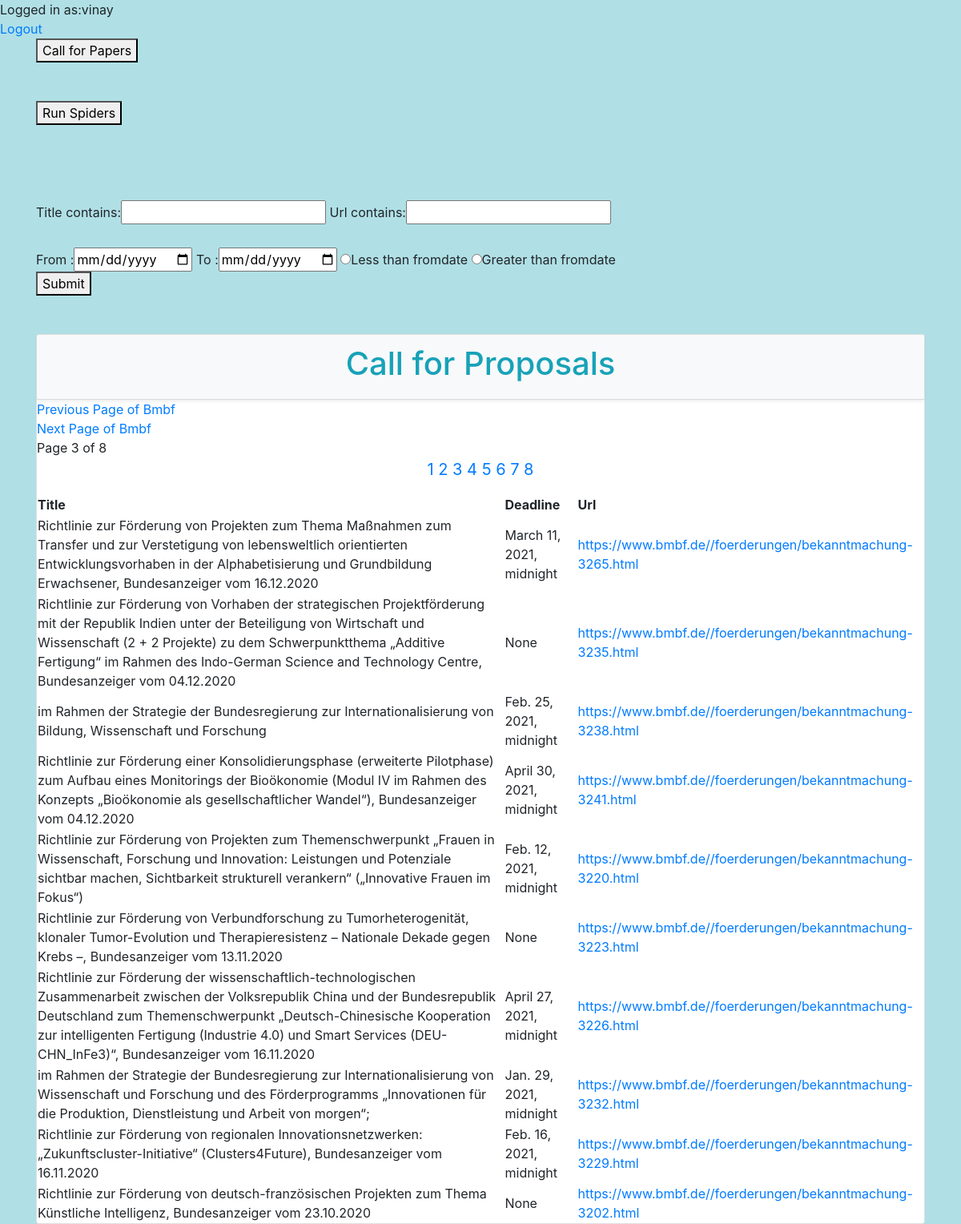
The app's page /dashboard/?page=3 (signed in) with its own data.
### questions/models.py (models this page shows)
class Bmbf_model(models.Model):
    Title = models.CharField(max_length=1024)
    Dates = models.DateTimeField(null='True')
    Url = models.CharField(max_length=1024)
    Deadline =models.DateTimeField(null='True')

### questions/views.py (the view)
# urls.py: path('dashboard/',views.get_Call_for_Proposals, name="dashboard"),#views function
@cache_control(no_cache=True, must_revalidate=True, no_store=True)
@login_required(login_url='login_url')
def get_Call_for_Proposals(request):#used for searching with filter
                count = 0
                Restart = request.GET.get('Restart')#Restarting the server
                Restartagain = request.GET.get('Restartagain')
                if Restart:
                    import random
                    import string
                    reading_file = open(
                        "C:/Users/Vinay/PycharmProjects/callspiderproj/scrapy_django/questions/views.py", "r")
                    letters = string.ascii_lowercase
                    random_comments = "#" + ''.join(random.choice(letters) for i in range(10))
                    print(random_comments)
                    n = random.random()
                    list_of_lines = reading_file.readlines()
                    x = "Line2\n"
                    list_of_lines[1000] = random_comments
                    reading_file = open(
                        "C:/Users/Vinay/PycharmProjects/callspiderproj/scrapy_django/questions/views.py", "w")
                    reading_file.writelines(list_of_lines)
                    reading_file.close()
                    contextwiki = dict()
                    contextwiki['contextwiki'] = Wiki_model.objects.all()
                    contextwiki = OrderFilter(request.GET, queryset=Wiki_model.objects.all())
                    contextBmbf = dict()
                    contextBmbf['contextBmbf'] = Bmbf_model.objects.all()
                    contextBmbf = OrderFilter1(request.GET, queryset=Bmbf_model.objects.all())
                    stuff_items = Bmbf_model.objects.values('Title', 'Url', 'Deadline').distinct()[::-1]
                    stuff_items1 = Wiki_model.objects.values('Title', 'Where', 'Url', 'Deadline').distinct()[::-1]
                    paginator = Paginator(stuff_items, 10)
                    p1 = Paginator(stuff_items1, 10)
                    page_num = request.GET.get('page', 1)
                    try:
                        page = paginator.page(page_num)
                    except EmptyPage:
                        page = paginator.page(1)
                    buttons=1
                    context = {
                        'contextwiki': contextwiki,
                        'contextBmbf': contextBmbf,
                        'contextpage': page,
                        'buttons': buttons,
                    }
                    return render(request, 'dashboard.html', context)  # till here
                else:
                    buttons = 0
                    contextwiki = dict()
                    contextwiki['contextwiki'] = Wiki_model.objects.all()
                    contextwiki = OrderFilter(request.GET, queryset=Wiki_model.objects.all())
                    contextBmbf = dict()
                    contextBmbf['contextBmbf'] = Bmbf_model.objects.all()
                    contextBmbf = OrderFilter1(request.GET, queryset=Bmbf_model.objects.all())
                    stuff_items = Bmbf_model.objects.values('Title', 'Url', 'Deadline').distinct()[::-1]
                    stuff_items1 = Wiki_model.objects.values('Title', 'Where', 'Url', 'Deadline').distinct()[::-1]
                    paginator = Paginator(stuff_items, 10)
                    p1 = Paginator(stuff_items1, 10)
                    page_num = request.GET.get('page', 1)
                    try:
                        page = paginator.page(page_num)
                    except EmptyPage:
                        page = paginator.page(1)
                    context = {
                        'contextwiki': contextwiki,
                        'contextBmbf': contextBmbf,
                        'contextpage': page,
                        'buttons': buttons,
                    }
                    return render(request, 'dashboard.html', context)  # till here

### templates/dashboard.html (shortened to what this page needs)
{% extends "index.html" %}
{% load static %}
{% block content %}
<div>Logged in as:{{user.username}}</div>
<a href="{% url 'logout' %}">Logout</a>
<div class="container">
    <form method="get" action="/Call_for_Papers">
        <button type="submit" >Call for Papers</button>
    </form>
    <br><br>
<form method="get" >
         <button id ="buttons" type="submit"   value="Restart" onclick="myFunction()" name="Restart" >Run Spiders</button>
     </form>
</div>
<head>
</head>
<body>
<div id="div1" class="show">
  </div>
</body>
<br/><br/>
                <div class="container">
                        <form method="get" action="/Call_for_Proposals_Search_Result">
                            {{ contextBmbf.form }}
                            <br><br>
                            <div>
                            From :<input type="date" name="fromdate"/>
                             To :<input type="date" name="todate"/>
                            <input value="Lesserdates" type="radio" name="extremes">Less than fromdate
                            <input value="Greaterdates" type="radio" name="extremes">Greater than fromdate
                               </div>
                            <button type="submit" >Submit</button>
                        </form>
                </div>
<br/><br/>
   <div class="container">
                <form class="card">
                    <div class="card-header shadow-sm bg-light">
                        <h1 class="display-6 text-info" align="center" > Call for Proposals </h1>
                    </div>
                    <form method ="GET">
                    <table>
                        <tr>
                            <th>Title</th>
                            <th>Deadline</th>
                            <th>Url</th>
                        </tr>
        {% if contextpage.has_previous %}
        <a href="{% url 'dashboard' %}?page={{contextpage.previous_page_number}}"> Previous Page of Bmbf </a>
        {% endif %}
           {% if contextpage.has_next %}
        <a href="{% url 'dashboard' %}?page={{contextpage.next_page_number}}">Next Page of Bmbf</a>
        {% endif %}
        <span class="">
            Page {{contextpage.number}} of {{ contextpage.paginator.num_pages }}
        </span>
                <p>{% for pg in contextpage.paginator.page_range %}
            {% if contextpage.number == pg %}
                <span class="active"><a href="?page={{pg}}" >{{pg}}</a></span>
            {% else %}
                <span><a href="?page={{pg}}" >{{pg}}</a></span>
            {% endif %}
        {% endfor %}
        </p>
         {% for items_page in contextpage %}
             <tr>
                <td>{{items_page.Title}}</td>
                 <td >{{items_page.Deadline}}</td>
                 <td><a href="{{items_page.Url}}"> {{items_page.Url}} </a></td>
             </tr>
             {% endfor %}
    </table>
                </form>
                </form>
                </div>
{% endblock %}

### templates/dashboard.html (style rules this page uses)
p { text-align: center; font-size: 20px; margin-top: 0px; }
.show { -o-transition: opacity 1s; -moz-transition: opacity 1s; -webkit-transition: opacity 1s; transition: opacity 1s; opacity:1; }

### records on screen
Bmbf_model: Title "Richtlinie zur Förderung von Projekten zum Thema Maßnahmen zum Transfer und zur Verstetigung von lebensweltlich orientierten Entwicklungsvorhaben in der Alphabetisierung und Grundbildung Erwachsener, Bundesanzeiger vom 16.12.2020", Deadline "March 11, 2021, midnight", Url "https://www.bmbf.de//foerderungen/bekanntmachung-3265.html"
Bmbf_model: Title "Richtlinie zur Förderung von Vorhaben der strategischen Projektförderung mit der Republik Indien unter der Beteiligung von Wirtschaft und Wissenschaft (2 + 2 Projekte) zu dem Schwerpunktthema „Additive Fertigung“ im Rahmen des Indo-German Science and Technology Centre, Bundesanzeiger vom 04.12.2020", Deadline "None", Url "https://www.bmbf.de//foerderungen/bekanntmachung-3235.html"
Bmbf_model: Title "im Rahmen der Strategie der Bundesregierung zur Internationalisierung von Bildung, Wissenschaft und Forschung", Deadline "Feb. 25, 2021, midnight", Url "https://www.bmbf.de//foerderungen/bekanntmachung-3238.html"
Bmbf_model: Title "Richtlinie zur Förderung einer Konsolidierungsphase (erweiterte Pilotphase) zum Aufbau eines Monitorings der Bioökonomie (Modul IV im Rahmen des Konzepts „Bioökonomie als gesellschaftlicher Wandel“), Bundesanzeiger vom 04.12.2020", Deadline "April 30, 2021, midnight", Url "https://www.bmbf.de//foerderungen/bekanntmachung-3241.html"
Bmbf_model: Title "Richtlinie zur Förderung von Projekten zum Themenschwerpunkt „Frauen in Wissenschaft, Forschung und Innovation: Leistungen und Potenziale sichtbar machen, Sichtbarkeit strukturell verankern“ („Innovative Frauen im Fokus“)", Deadline "Feb. 12, 2021, midnight", Url "https://www.bmbf.de//foerderungen/bekanntmachung-3220.html"
Bmbf_model: Title "Richtlinie zur Förderung von Verbundforschung zu Tumorheterogenität, klonaler Tumor-Evolution und Therapieresistenz – Nationale Dekade gegen Krebs –, Bundesanzeiger vom 13.11.2020", Deadline "None", Url "https://www.bmbf.de//foerderungen/bekanntmachung-3223.html"
Bmbf_model: Title "Richtlinie zur Förderung der wissenschaftlich-technologischen Zusammenarbeit zwischen der Volksrepublik China und der Bundesrepublik Deutschland zum Themenschwerpunkt „Deutsch-Chinesische Kooperation zur intelligenten Fertigung (Industrie 4.0) und Smart Services (DEU-CHN_InFe3)“, Bundesanzeiger vom 16.11.2020", Deadline "April 27, 2021, midnight", Url "https://www.bmbf.de//foerderungen/bekanntmachung-3226.html"
Bmbf_model: Title "im Rahmen der Strategie der Bundesregierung zur Internationalisierung von Wissenschaft und Forschung und des Förderprogramms „Innovationen für die Produktion, Dienstleistung und Arbeit von morgen“;", Deadline "Jan. 29, 2021, midnight", Url "https://www.bmbf.de//foerderungen/bekanntmachung-3232.html"
Bmbf_model: Title "Richtlinie zur Förderung von regionalen Innovationsnetzwerken: „Zukunftscluster-Initiative“ (Clusters4Future), Bundesanzeiger vom 16.11.2020", Deadline "Feb. 16, 2021, midnight", Url "https://www.bmbf.de//foerderungen/bekanntmachung-3229.html"
Bmbf_model: Title "Richtlinie zur Förderung von deutsch-französischen Projekten zum Thema Künstliche Intelligenz, Bundesanzeiger vom 23.10.2020", Deadline "None", Url "https://www.bmbf.de//foerderungen/bekanntmachung-3202.html"

### other values on screen
{{ user.username }} "vinay"
{{ contextpage.number }} "3"
{{ contextpage.paginator.num_pages }} "8"
{{ pg }} "1" "2" "4" "5" "6" "7" "8"
{{ pg }} "3"
